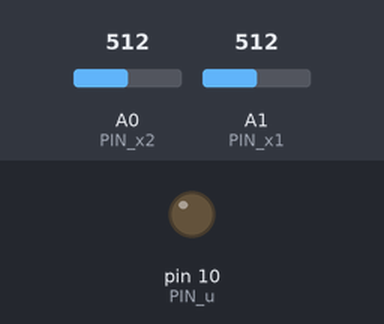
Simulated run of this sketch. Board: Arduino Uno, built with avr-gcc and run on an emulated ATmega328P. Shown: output pins drawn as LEDs (lit = HIGH). Inputs (shaded band) come from the test bench; at power-on: A0 (PIN_x2) = 512, A1 (PIN_x1) = 512. What the sketch prints to the serial monitor is not drawn.

Above: at 1.2 s.
1.3 s: A0 (PIN_x2) set to 607
2.8 s: A0 (PIN_x2) set to 628
At 3.1 s:
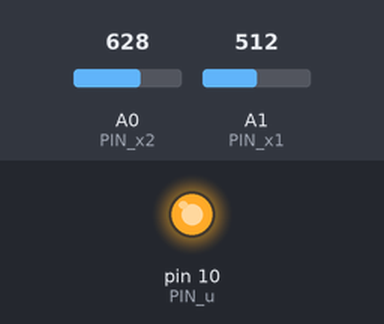
7.3 s: A0 (PIN_x2) set to 511
At 7.7 s:
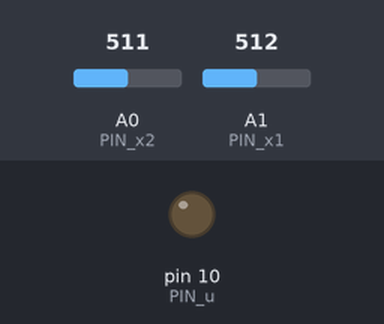
8.8 s: A0 (PIN_x2) set to 417
10.3 s: A0 (PIN_x2) set to 401
At 11.2 s:
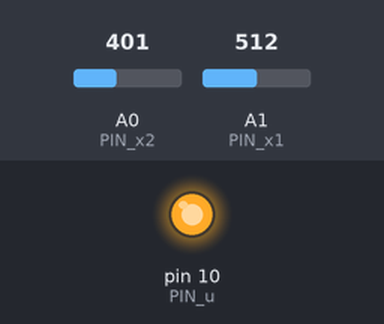
Timing chart, 0 to 12.8 s (numbered marks = the images above; inputs shaded):
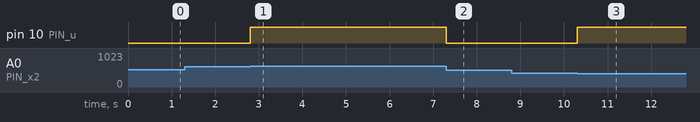

The sketch:

pwm-serial.ino
```cpp
/*TÓPICOS ESPECIAIS - CONTROLE DISCRETO*/

#include "TimerOne.h"

#define PIN_u 10
#define PIN_x1 A1
#define PIN_x2 A0
#define runEvery(t) for (static uint16_t _lasttime; (uint16_t)((uint16_t)millis() - _lasttime) >= (t); _lasttime += (t))

/*Variáveis*/
int X1, X2, U, Ts=5;
float x1, x2, u, r;

/*Declaração de funções*/
String leituraSerial(); //Executa leitura do buffer serial
float recebeSerial(); //Armazena referencia passada no buffer serial
float StrToFloat(); //Converte variável String em Float

void setup()
{
  Serial.begin(115200);
  while (!Serial); //Aguarda comunicação serial
  pinMode(PIN_u, OUTPUT);
  pinMode(PIN_x1, INPUT);
  pinMode(PIN_x2, INPUT);

  Timer1.initialize(1000/25);
  Timer1.pwm(PIN_u, 0);
}

void loop() {
  runEvery(50)
  {
    r = recebeSerial();
    Serial.println(r);
  }

  runEvery(Ts)
  {
    X1 = analogRead(A1);
    x1 = (X1*5/1023) - 2.5;
    X2 = analogRead(A0);
    x2 = (X2*5/1023) - 2.5;
    u = -0.1094*x1 -05727*x2 + 0.9896*r;
    U = int((u+2.5)*1024/5);
    Timer1.setPwmDuty(PIN_u, U);

    /*Serial.print(u);
    Serial.print(",");
    Serial.print(x1);
    Serial.print(",");
    Serial.println(x2);*/
  }
}

String leituraSerial()
{
  String codigo = "";
  char caractere;

  while(Serial.available() > 0)
  {
    caractere = Serial.read();
    if (caractere != '\n')
      codigo.concat(caractere);

    delay(10);
  }

  Serial.print("Código recebido: ");
  Serial.println(codigo);
  return codigo;
}

float recebeSerial()
{
  float ref;

  if (Serial.available() > 0)
  {
    String leitura = leituraSerial();
    leitura.toUpperCase();

    if (leitura.substring(0,1) == "r") // prefixo da referência a ser passada no buffer do Serial Monitor
    {
      if (leitura.length() > 1) //Verifica se há caracteres após prefixo digitado no buffer do Serial Monitor
      {
        ref = StrToFloat(leitura.substring(1)); //Recebe referencia desejada

        /*Define limites para referência devido a saturação do sistema*/
        if (ref > 2.5)
          ref = 2.5;

        if (ref < -2.5)
          ref=-2.5;
       }
     }
   }
  return ref;
}

float StrToFloat(String str)
{
  char carray[str.length() + 1]; //Array de char
  str.toCharArray(carray, sizeof(carray)); //Copia conteúdo da string para o array de char
  return atof(carray); //Converte array de char em inteiro
}
```

Measured:
- the behaviour switches between 613 and 614 on A0 (PIN_x2) (found by bisection; images 0 and 1)
- the behaviour switches between 410 and 409 on A0 (PIN_x2) (found by bisection; images 2 and 3)
- after the input at 1.3 s, every drawn part: stays the same
- after the input at 2.8 s, pin 10 (PIN_u): LOW → HIGH at once
- after the input at 7.3 s, pin 10 (PIN_u): HIGH → LOW at once
- after the input at 8.8 s, every drawn part: stays the same
- after the input at 10.3 s, pin 10 (PIN_u): LOW → HIGH at once
